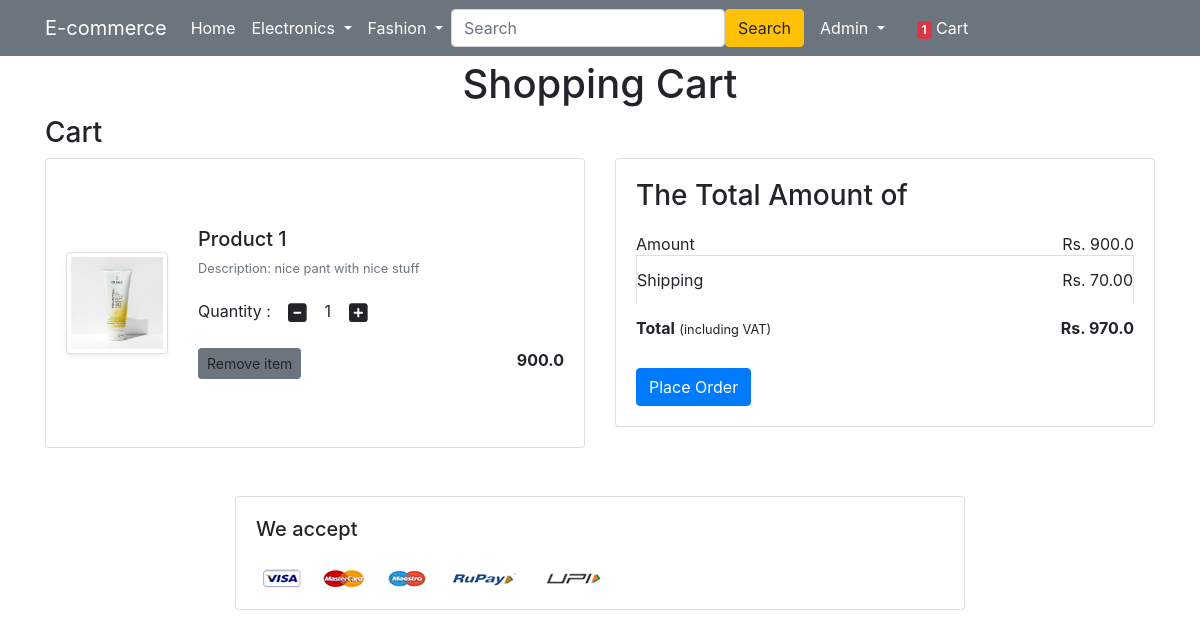
The app's page /cart/ (signed in), older data.
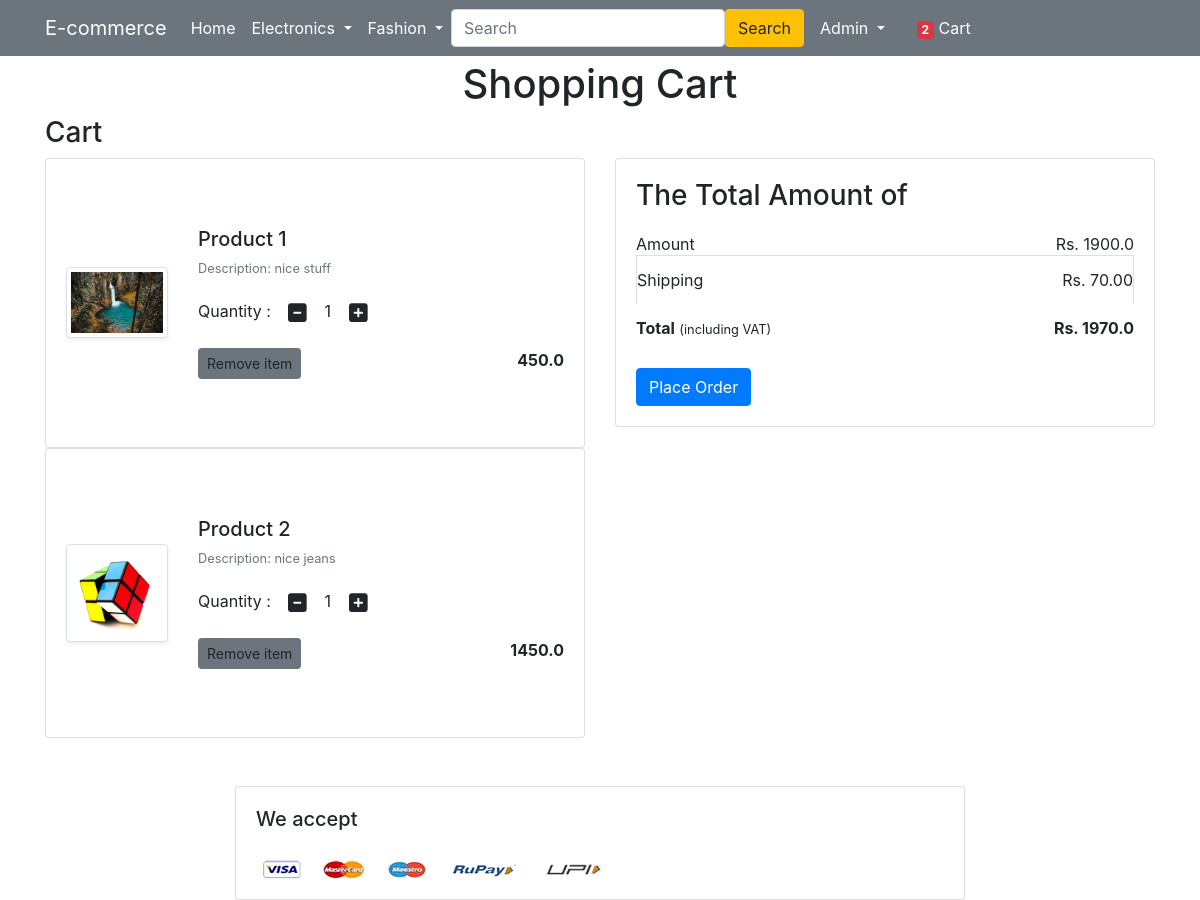
The same page, newer data.
### app/models.py (models this page shows, shortened)
class Cart(models.Model):
    user = models.ForeignKey(User,on_delete=models.CASCADE)
    userid = models.PositiveIntegerField(null=False)
    product = models.ForeignKey(Product,on_delete=models.CASCADE)
    quantity = models.PositiveIntegerField(default=1)

class Product(models.Model):
    title = models.CharField(max_length=100)
    selling_price = models.FloatField()
    discounted_price = models.FloatField()
    description = models.TextField()
    brand = models.CharField(max_length=100)
    category = models.CharField(choices=CATEGORY_CHOICES,max_length=2)
    product_image = models.ImageField(upload_to='productImage')

### app/views.py (the view)
# urls.py: path('cart/',views.showCart,name="showCart"),
def showCart(request):
    amount = 0.0
    shipping_amount = 70.0
    totalamount = 0.0
    if request.user.is_authenticated:
        total_product = Cart.objects.filter(user=request.user).count()
        cart = Cart.objects.filter(user=request.user)
        if cart:
            for p in cart:
               tempamount = (p.quantity * p.product.discounted_price)
               amount += tempamount
            totalamount = shipping_amount + amount
            return render(request,'app/addtocart.html',{'cart':cart,'totalamount':totalamount,'amount':amount,'total_product':total_product})
        else:
            messages.warning(request,'You have no Product in Your Cart !!')
    else:
        messages.warning(request,'You have no Product in Your Cart !! You have Not Logged In !!')
        total_product = 0
    return render(request,'app/addtocart.html',{'totalamount':totalamount,'amount':amount,'total_product':total_product})

### app/templates/app/addtocart.html (shortened to what this page needs)
{% extends 'app/base.html' %} {% load static %} {% block title %}Cart{% endblock title %} {% block main-content %}
<div class="container my-5">
    <h1 class="text-center" style="margin-top: 60px;">Shopping Cart</h1>
    <h3>Cart</h3>
    <div class="row">
        <div class="col-md-6" id="empty_cart">
             {% for cart in cart %}
            <div class="card ">
                <div class="card-body ">
                    <div class="row my-5 ">
                        <div class="col-sm-3 text-center align-self-center "> <img src="{{cart.product.product_image.url}} " alt=" " srcset=" " class="img-fluid img-thumbnail shadow-sm " height="150 " width="150 "></div>
                        <div class="col-sm-9 ">
                            <div>
                                <h5>Product {{forloop.counter}} </h5>
                                <p class="mb-2 text-muted small ">Description: {{cart.product.description}}</p>
                                <div class="my-3 ">
                                    <label for="quantity ">Quantity : </label>
                                    <a class="minus-cart btn" pid="{{cart.product.id}}" style="cursor:pointer;"><i class=" fas fa-minus-square fa-lg "></i></a>
                                    <span id="quantity" class="span">{{cart.quantity}}</span>
                                    <a class="plus-cart btn" pid="{{cart.product.id}}" style="cursor:pointer;"><i class=" fas fa-plus-square fa-lg "></i></a>
                                </div>
                                <div class="d-flex justify-content-between ">
                                    <a class="btn btn-sm btn-secondary mr-3 removecart" pid="{{cart.product.id}}" style="cursor:pointer;">Remove item </a>
                                    <p class="mb-0 "><span><strong>{{cart.product.discounted_price}}</strong></span></p>
                                </div>
                            </div>
                        </div>
                    </div>
                </div>
            </div> {% endfor %}
        </div>
        <div class="col-md-6 ">
            <div class="card ">
                <div class="card-body ">
                    <h3>The Total Amount of</h3>
                    <ul class="list-group ">
                        <li class="list-group-item d-flex justify-content-between align-items-center border-0 px-0 pb-0 ">Amount<span id="amount">Rs. {{amount}}</span></li>
                        <li class="list-group-item d-flex justify-content-between align-items-center px-0 ">Shipping<span>Rs. 70.00</span></li>
                        <li class="list-group-item d-flex justify-content-between align-items-center border-0 px-0 mb-3 ">
                            <div>
                                <strong>Total</strong> <small>(including VAT)</small>
                            </div>
                            <span><strong >Rs. <span id="totalamount">{{totalamount}}</span></strong>
                            </span>
                        </li>
                    </ul>
                    <div class="d-grid placehead" id="placehead"><a href="{% url 'checkout' %}" class="btn btn-primary place" pid="">Place Order</a></div>
                </div>
            </div>
        </div>
    </div>
</div>
<div class="container mt-3 ">
    <div class="row ">
        <div class="col-sm-8 m-auto ">
            <div class="card ">
                <div class="card-body ">
                    <h5 class="mb-4 ">We accept</h5>
                    <img src="{% static 'app/images/payment.png' %} " alt=" " class="img-fluid ">
                </div>
            </div>
        </div>
    </div>
</div>
{% endblock main-content %}

### app/templates/app/base.html (shortened to what this page needs)
<!doctype html> {% load static %}
<html lang="en">
<head>
    <link href="{% static 'app/css/bootstrap.min.css' %}" rel="stylesheet">
    <link rel="stylesheet" href="{% static 'app/css/owl.carousel.min.css' %}">
    <link rel="stylesheet" href="{% static 'app/css/all.min.css' %}">
    <link rel="stylesheet" href="{% static 'app/css/style.css' %}">
</head>
<body>
    <nav class="navbar navbar-expand-lg  navbar-dark bg-secondary m-auto fixed-top">
        <div class="container m-auto">
            <a class="navbar-brand" href="/">E-commerce</a>
            <div class="collapse navbar-collapse" id="navbarSupportedContent">
                <ul class="navbar-nav me-auto mb-2 mb-lg-0">
                    <li class="nav-item">
                        <a class="nav-link active" aria-current="page" href="/">Home</a>
                    </li>
                    <li class="nav-item dropdown">
                        <a class="nav-link dropdown-toggle text-white" href="#" id="electronicsDropdown" role="button" data-bs-toggle="dropdown" aria-expanded="false">
               Electronics
             </a>
                    </li>
                    <li class="nav-item dropdown">
                        <a class="nav-link dropdown-toggle text-white" href="#" id="fashionDropdown" role="button" data-bs-toggle="dropdown" aria-expanded="false">
               Fashion
             </a>
                    </li>
                </ul>
                <form class="d-flex">
                    <input class="form-control me-2" type="search" placeholder="Search" aria-label="Search">
                    <button class="btn btn-warning" type="submit">Search</button>
                </form>
                <div>
                    <ul class="navbar-nav me-auto mb-2 mb-lg-0">
                        {% if request.user.is_authenticated %}
                        <li class="nav-item dropdown mx-2">
                            <a class="nav-link dropdown-toggle text-white" href="#" id="profileDropdown" role="button" data-bs-toggle="dropdown" aria-expanded="false">
                                <span class="text-capitalize">{{user.username}}</span>
                            </a>
                        </li>
                        <li class="nav-item mx-2">
                            <a href="{% url 'showCart' %}" class="nav-link text-white"><span class="badge bg-danger total_product">{{total_product}}</span> Cart </a>
                        </li>
                        {% endif %}
                    </ul>
                </div>
            </div>
        </div>
    </nav>
    {% block banner_slider %} {% endblock banner_slider %} {% block livesale %} {% endblock livesale %} {% block main-content %} {% endblock main-content %} {% block paypal_script %} {% endblock paypal_script %}
</body>
</html>
</html>
</html>
</html>

Row changes from the older to the newer data that the page shows:
removed Cart: product.product_image (picture), product.description "nice pant with nice stuff", quantity "1", product.discounted_price "900.0"
added Cart: product.product_image (picture), product.description "nice stuff", quantity "1", product.discounted_price "450.0"
added Cart: product.product_image (picture), product.description "nice jeans", quantity "1", product.discounted_price "1450.0"
Text that changed along with them:
{{ total_product }}: "1" → "2"
{{ amount }}: "900.0" → "1900.0"
{{ totalamount }}: "970.0" → "1970.0"
